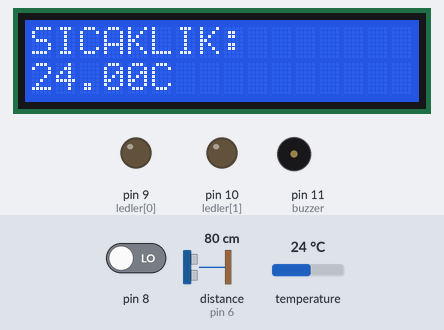
Recording of a sketch running on a simulated Arduino Uno, built with avr-gcc and run on an emulated ATmega328P. On the bench: 16×2 character LCD, output pins drawn as LEDs (lit = HIGH), buzzer (waves = sounding, pin HIGH). Wiring (inferred from the names in the program): ultrasonic range finder: trigger pin 7; echo pin 6. The test bench sets the inputs (shaded band); at power-on: pin 8 LOW, distance to the obstacle (sensor on pin 6) 80 cm, temperature 24 °C. The echo pulse lasts 58.3 µs per cm; the local clock reads 2024-03-15 10:24:30 at power-on unless the sketch sets it; pins used as bus, display or sensor lines are not drawn.

Above: at 4.2 s.
4.3 s: pin 8 driven HIGH
At 5.8 s:
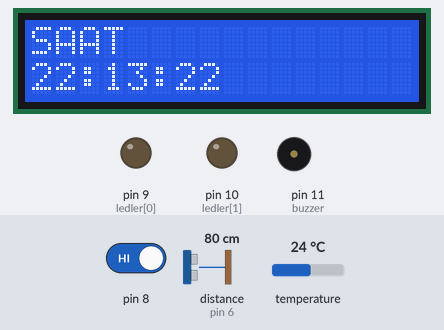
7.5 s: distance to the obstacle (sensor on pin 6) set to 60 cm
11.1 s: pin 8 driven LOW
At 11.51 s:
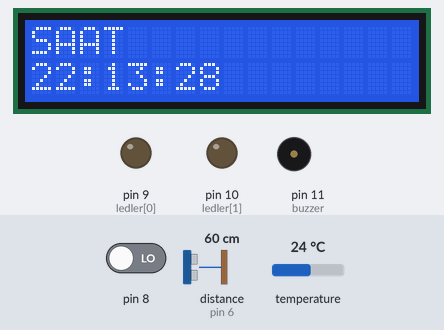
13.2 s: temperature set to 12 °C
At 13.86 s:
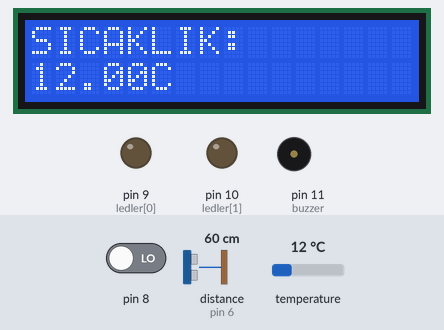
14.9 s: pin 8 driven HIGH
At 15.8 s:
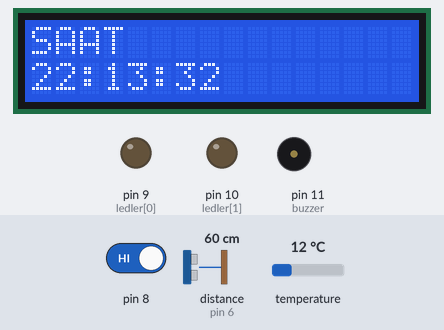
Timing chart, 0 to 17.9 s (numbered marks = the images above; inputs shaded):
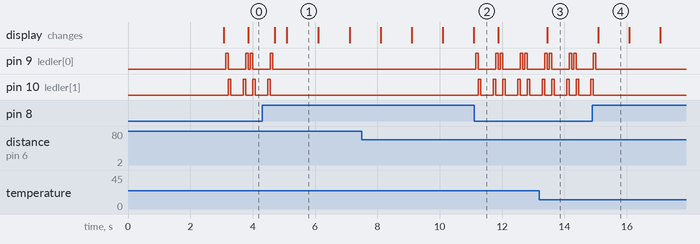

Measured:
- after the input at 4.3 s, pin 9 (ledler[0]), pin 10 (ledler[1]): goes on until 4.6 s, then stays LOW; the display: first changes after 0.41 s (image 1 shows a later state)
- after the input at 11.1 s, pin 9 (ledler[0]): LOW → HIGH after 0.06 s, then repeats every 0.78 s: LOW 0.56 s, HIGH 0.08 s, LOW 0.06 s, HIGH 0.08 s; pin 10 (ledler[1]): LOW → HIGH after 0.14 s, then repeats every 0.78 s: LOW 0.40 s, HIGH 0.08 s, LOW 0.22 s, HIGH 0.08 s
- after the input at 13.2 s, the display: changes after 0.25 s (image 3)
- after the input at 14.9 s, pin 9 (ledler[0]): goes on until 15.0 s, then stays LOW; pin 10 (ledler[1]): goes on until 14.9 s, then stays LOW; the display: changes after 0.18 s (image 4)
- what the display in image 1 shows lasts 1.0 s, from 5.1 s to 6.1 s

The sketch:

EEM419_I_20_FIRIN_SICAKLIK_UYARI_SISTEMI.ino
```cpp
///////////////////EEM419/MİKROİŞLEMCİLER/////////////////////////////
//////ABDULKADİR YILDIRIM //MUSTAFA ÇAKIR //MUSTAFA BERKAY AYTUN /////////////////////
//////////////////I_20//FIRIN SICAKLIK UYARI SİSTEMİ//////////////////
#include <Wire.h>
#include <Adafruit_BMP280.h>
#include <SPI.h>
#include <LiquidCrystal.h>
Adafruit_BMP280 bmp;
#include "RTClib.h"
RTC_DS1307 RTC;
////////////////LCD DİSPLAY////////////////////////
int rs = 13, en = 12, d4 = 5, d5 = 4, d6 = 3, d7 = 2;
LiquidCrystal lcd(rs, en, d4, d5, d6, d7);
////////////////LEDLER//////////////////////////////////
int ledler[] = { 9, 10 };
//////////////ULTRASONİK SENSÖR////////////////////////
#define trig 7
#define echo 6
int sure;
int mesafe;
///////////////////BUZZER/////////////////////////////
#define buzzer 11

void setup() {
  Serial.begin(9600);              // 9600 BAUD HIZINDA HABERLEŞMENİN BAŞLATILMASI
  Wire.begin();                    // BMP280 VE RTC İÇİN I2C HABERLEŞME PROTOKOLÜNÜN BAŞLATILMASI
  RTC.begin();                     // DS1307(RTC) BAŞLATILMASI
  lcd.begin(16, 2);                // 16/2'lik DİSPLAY'İN BAŞLATILMASI
  bmp.begin(0x76, BMP280_CHIPID);  // BMP280(SICAKLIK SENSÖRÜ) BAŞLATILMASI
  pinMode(8, INPUT);

  for (int i = 0; i < 4; i++) {  //FOR DÖNGÜSÜ İLE LEDLERİN İ/O BAĞLANTISI
    pinMode(ledler[i], OUTPUT);
  }

  pinMode(trig, OUTPUT);  // HC-SR04(ULTRASONİK SENSÖR) TRİGGER PİNİN OUTPUT BAĞLANMASI
  pinMode(echo, INPUT);   // HC-SR04(ULTRASONİK SENSÖR) ECHO PİNİN İNPUT BAĞLANMASI

  pinMode(buzzer, OUTPUT);  // BUZZER'IN OUTPUT OLARAK BAĞLANMASI

  bmp.setSampling(Adafruit_BMP280::MODE_NORMAL,  // BMP280 İÇİN ÇALIŞMA MODLARI
                  Adafruit_BMP280::SAMPLING_X2,
                  Adafruit_BMP280::SAMPLING_X16,
                  Adafruit_BMP280::FILTER_X16,
                  Adafruit_BMP280::STANDBY_MS_500);


  lcd.clear();                               //LCD EKRAN TEMİZLENDİ
  lcd.setCursor(0, 0);                       // YAZILACAK SATIRIN BELİRLENDİ
  lcd.print("FIRIN CALISIYOR!!!");           // BELİRLENEN SATIRA YAZILDI
  lcd.setCursor(0, 1);                       // YAZILACAK SATIRIN BELİRLENDİ
  lcd.print("27");                           // BELİRLENEN SATIRA YAZILDI
  lcd.print(".");                            // BELİRLENEN SATIRA YAZILDI
  lcd.print("12");                           // BELİRLENEN SATIRA YAZILDI
  lcd.print(".");                            // BELİRLENEN SATIRA YAZILDI
  lcd.print("2022");                         // BELİRLENEN SATIRA YAZILDI
  delay(3000);                               // YAZININ EKRANDA 3 SN KALMASI SAĞLANDI
  lcd.clear();                               //LCD EKRAN TEMİZLENDİ
  RTC.adjust(DateTime(__DATE__, __TIME__));  //RTC SAAT VERİSİNİN ÇEKİLMESİ
}

void loop() {
  DateTime now = RTC.now();  //RTC VERİSİNİN ÇEKİLMESİ
  dist();                    //ULTRASONİK SENSÖRDEN VERİ ALINAN ALT FONKSİYONUN ÇAĞIRILMASI

  if (bmp.readTemperature() >= 55)  //İF DÖNGÜSÜ OLUŞTURULUP 55 DERECENİN ÜZERİNE GEÇME DURUMU
  {

    if (mesafe < 50)               //55 DERECENİN ÜSTÜ DURUMLARDA BİR ALT İF DÖNGÜSÜ İLE MESAFE KONTROLÜ
    {                              // 55 DERECE VE 50CM DURUMLARINI SAĞLARSA
      digitalWrite(buzzer, HIGH);  // BUZZER AKTİF OLASMI
      led2();                      // LEDLERİN 2. YANMA DURUMUNA GEÇMESİ
      lcd.clear();                 // DİSPLAY ÜZERİNDE UYARI VERMESİ
      lcd.setCursor(0, 0);
      lcd.print("YUKSEK SICAKLIK!");
      lcd.setCursor(0, 1);
      lcd.print("UZAKLASIN!!!");
    }

    else if (mesafe > 50)  // 55 DERECE ÜSTÜ VE  MESAFENİN 50CM'DEN UZAK OLDUĞU DURUMLAR
    {
      led1();                     // LEDLERİN 1.YANMA DURUMU
      digitalWrite(buzzer, LOW);  // BUZZER PASİF DURUMDA BEKLEMESİ
      lcd.clear();
      lcd.setCursor(0, 0);
      lcd.print("SICAKLIK: ");
      lcd.setCursor(0, 1);
      lcd.print(bmp.readTemperature());
      lcd.print("C");
    }
  }

  else if (bmp.readTemperature() < 55)  // 55 derecenin altında olduğu durumlar
  {

    if (digitalRead(8) == 1)  // BUTON ÜZERİNDEN OKUNACAK OLAN KESME
    {
      lcd.clear();
      lcd.setCursor(0, 0);  // DİSPLAY 1.SATIRDA SAAT:DAKİKA:SANİYE YAZILMASI
      lcd.print("SAAT");
      lcd.setCursor(0, 1);
      lcd.print(now.hour(), DEC);
      lcd.print(":");
      lcd.print(now.minute(), DEC);
      lcd.print(":");
      lcd.print(now.second(), DEC);
    }

    if (digitalRead(8) == 0) {
      led1();  // LEDLERİN 1.YANMA DURUMU
      lcd.clear();
      lcd.setCursor(0, 0);
      lcd.print("SICAKLIK: ");
      lcd.setCursor(0, 1);
      lcd.print(bmp.readTemperature());  //DİSPLAY  2.SATIRDA SICAKLIK VERİSİNİN YAZILMASI
      lcd.print("C");
      digitalWrite(buzzer, LOW);  // BUZZER PASİF DURUMDA BEKLEMESİ
    }
  }
}

void dist() {  // ULTRASONİK SENSÖRDEN ALINAN VERİLERİN CM CİNSİNDEN MESAFE DEĞİŞKENİNE ATILMASI.
  digitalWrite(trig, LOW);
  delayMicroseconds(2);
  digitalWrite(trig, HIGH);
  delayMicroseconds(2);
  digitalWrite(trig, LOW);

  sure = pulseIn(echo, HIGH);
  mesafe = (sure / 58.2);
  delay(50);
}

void led1() {  // LED'LERİN GÜVENLİ DURUMDA ÖNCE İLERİ SONRA GERİ OLARAK SENKRON ŞEKİLDE YANMASI
  for (int i = 0; i < 4; i++) {
    digitalWrite(ledler[i], HIGH);
    delay(80);
    digitalWrite(ledler[i], LOW);
  }

  for (int j = 4; j > -1; j--) {
    digitalWrite(ledler[j], HIGH);
    delay(80);
    digitalWrite(ledler[j], LOW);
  }
}
void led2() {  // LED'LERİN TEHLİKELİ DURUMDA 10MS ARALIKLI OLARAK AYNI ANDA YANMASI
  digitalWrite(8, HIGH);
  digitalWrite(9, HIGH);
  digitalWrite(10, HIGH);
  delay(10);
  digitalWrite(8, LOW);
  digitalWrite(9, LOW);
  digitalWrite(10, LOW);
}
```
